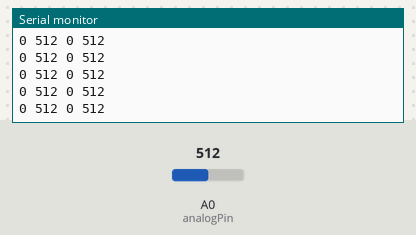
A sketch run on a simulated Arduino Uno, built with avr-gcc and run on an emulated ATmega328P. Parts: the last lines printed to the serial monitor. The inputs (shaded band) are chosen by the test bench; at power-on: A0 (analogPin) = 512.

Above: at 1.2 s.
1.3 s: A0 (analogPin) set to 530
At 2.3 s:
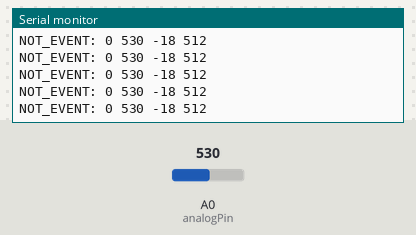
3.2 s: A0 (analogPin) set to 306
At 4.3 s:
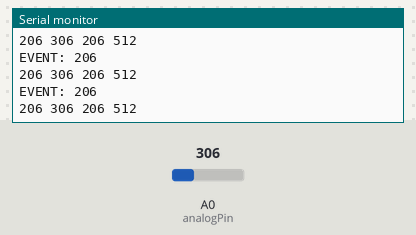

The sketch:

read_zero_data.ino
```cpp
const int analogPin = A0;
const float alpha = 0.1;
const float alpha_baseline = 0.95;
const int threshold = 2;
unsigned long lastUpdate = 0;
const long interval = 20;

int baseline = 512;
int rawValue = 0;
int filteredValue = 0;
bool eventDetected = false;

void setup() {
  Serial.begin(115200);
  baseline = analogRead(analogPin);
}

void loop() {
  if (millis() - lastUpdate >= interval) {
    lastUpdate = millis();

    rawValue = analogRead(analogPin);
    filteredValue = alpha * rawValue + (1 - alpha) * filteredValue;
    int delta = baseline - rawValue;

    if (abs(rawValue - baseline) < threshold) {
      baseline = baseline * alpha_baseline + rawValue * (1 - alpha_baseline);
    }


    if (delta > threshold) {
      eventDetected = true;
      Serial.print("EVENT: ");
      Serial.println(delta);
    }else if (delta < 0){
      baseline = baseline * alpha_baseline + rawValue * (1 - alpha_baseline);
      Serial.print("NOT_EVENT: ");
    }

    if (eventDetected && (rawValue > baseline - threshold/2)) {
      eventDetected = false;
    }

    Serial.print(eventDetected ? delta : 0);
    Serial.print(" ");
    Serial.print(rawValue);
    Serial.print(" ");
    Serial.print(delta);
    Serial.print(" ");
    Serial.println(baseline);
  }
}
```

Measured:
- the behaviour switches between 512 and 513 on A0 (analogPin) (found by bisection; images 0 and 1)
- after the input at 1.3 s, the serial monitor: prints a new line at once (image 1)
- after the input at 3.2 s, the serial monitor: prints a new line at once (image 2)
